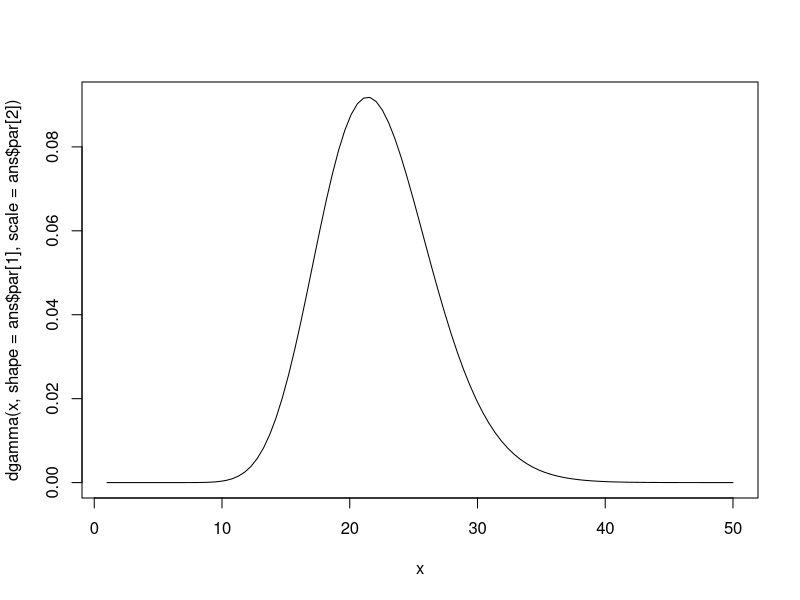

The R source for this figure: (Note: this script raises an error after producing the figure.)
library(here)
library(data.table)
library(ggplot2)
library(readxl)

## ----------------- BMI/thinness -------
##  BMI distribution?
## 18.5 lower quintile
## 95th obese = 30

## fit gamma distribution to these assumptions:
F <- function(x) (qgamma(0.2,shape=x[1],scale=x[2])-18.5)^2 + (qgamma(0.95,shape=x[1],scale=x[2])-30)^2 #error
(ans <- optim(par=c(2,20),fn=F,method='L-BFGS-B',lower=0.1,upper=100)) #ans:  25.4526201  0.8751584
curve(dgamma(x,shape=ans$par[1],scale=ans$par[2]),from=1,to=50) #check

## now what distribution gives a particular level of thinness?
(m <- ans$par[1]*ans$par[2])
(s <- ans$par[1]*ans$par[2]^2)
xr <- pnorm(-2) #ref point for -2z
bmi2z <- qgamma(xr,shape=ans$par[1],scale=ans$par[2])
pgamma(bmi2z,shape=ans$par[1],scale=ans$par[2]) #prob below in std dist
(pc <- pgamma(bmi2z,shape=ans$par[1],scale=ans$par[2]/1.3)) #EG prob below in std dist

## function to scale this so as to achive thinness proportion
getscale <- function(propthin)uniroot(function(x) propthin-pgamma(bmi2z,shape=ans$par[1],scale=ans$par[2]/x),interval = c(0.5,10))$root
getscale(0.2) #test


## https://academic.oup.com/ije/article/39/1/149/713956?login=false
## 13.8% per unit BMI 13.8% (95% CI 13.4−14.2)
## MGF = E[exp(tX)] = 1/(1-theta*t)^k
alph <- log(1-0.138) #per BMI

## un-normalized RR
unRR <- function(a,k,th) 1/(1-th*a)^k
unRR(alph,ans$par[1],ans$par[2]/1.2) / unRR(alph,ans$par[1],ans$par[2]) #test

getRR <- function(scale) unRR(alph,ans$par[1],ans$par[2]/scale) / unRR(alph,ans$par[1],ans$par[2])
getRR(1.2) #test

TH <- read_excel(here('rawdata/Adolescent Thiness Data.xlsx'))
TH <- as.data.table(TH)
TH <- TH[2:nrow(TH)]
names(TH)[2] <- 'pcthin'
names(TH)[2] <- 'pcthin'
names(TH)[3] <- 'go'
TH[,go:=NULL]


## calculate the RRs from thinness
TH[,RR:=1.0]
for(i in 1:nrow(TH)){
  scl <- getscale(TH$pcthin[i]/1e2)
  TH$RR[i] <- getRR(scl)
}

fwrite(TH,file=here('outdata/thinness.RRs.csv'))








